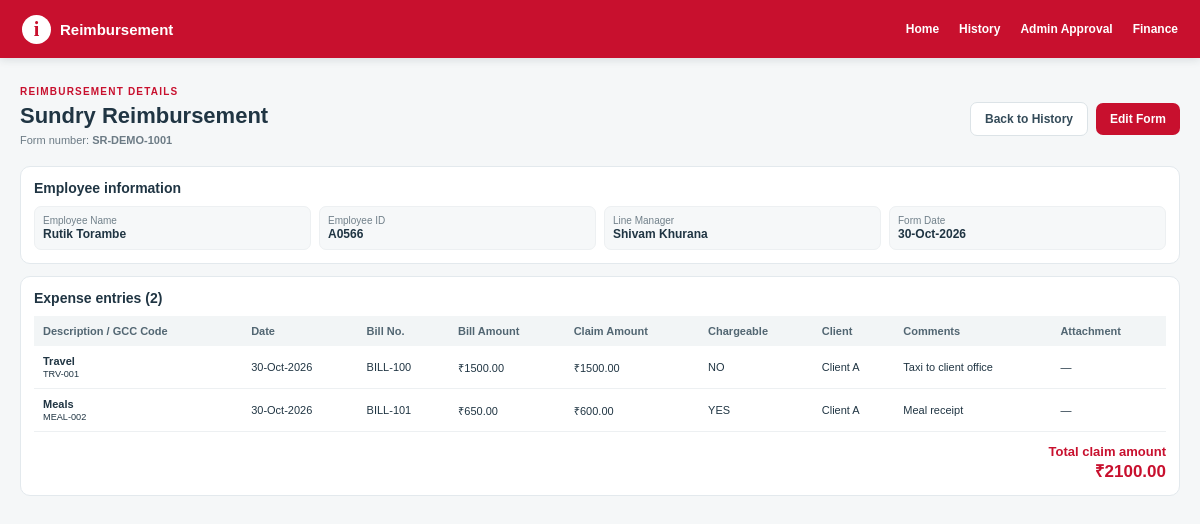
The app's page /reimbursement/SR-DEMO-1001/view, older data.
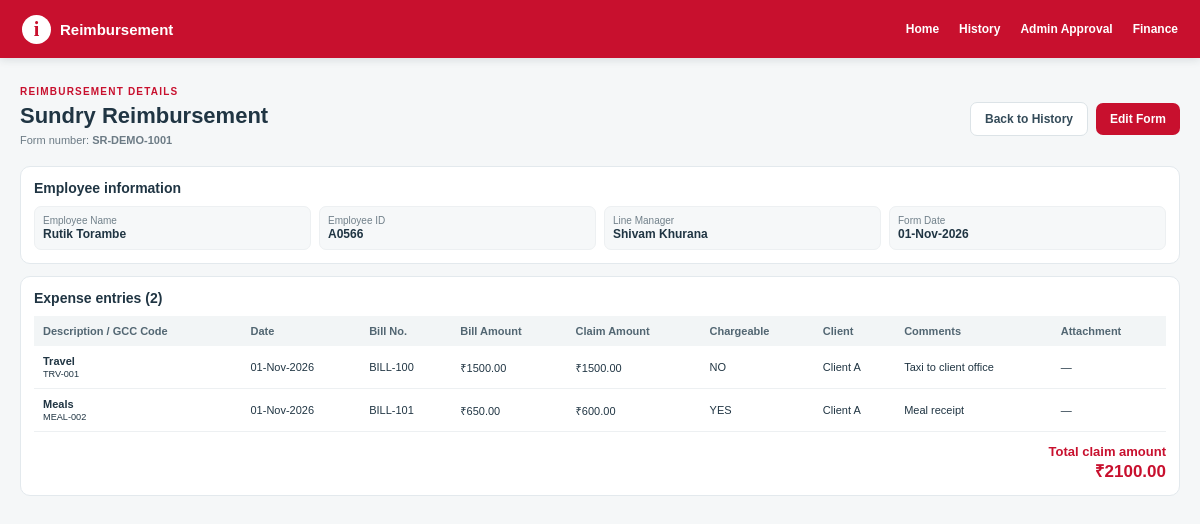
The same page, newer data.
### app.py (models this page shows, shortened)
class ExpenseSundry(db.Model):
    __tablename__ = "ExpenseSundry"
    FormNo = db.Column(db.String(255), primary_key=True)
    Item = db.Column(db.Integer, primary_key=True)
    FormDate = db.Column(db.Float)
    EmpID = db.Column(db.String(255))
    EName = db.Column(db.String(255))
    Manager = db.Column(db.String(255))
    TeamName = db.Column(db.String(255), nullable=True)
    Description = db.Column(db.String(255))
    GCCExpCode = db.Column(db.String(255))
    ExpenseDate = db.Column(db.Float)
    BillNo = db.Column(db.String(255))
    BillAmount = db.Column(db.Float, default=0)
    ClaimAmount = db.Column(db.Float, default=0)
    Chargeable = db.Column(db.String(20), default="NO")
    ClientName = db.Column(db.String(255))
    Comments = db.Column(db.String(1000))
    Status = db.Column(db.String(100), default="Submitted")
    DocumentID = db.Column(db.String(1000))
    FormPDFPath = db.Column(db.String(1000), nullable=True)
    AttachmentCheck = db.Column(db.String(50))
    ManagerApproval = db.Column(db.String(50), nullable=True, default="Pending", server_default=db.text("'Pending'"))
    HRApproval = db.Column(db.String(50), nullable=True, default="Pending", server_default=db.text("'Pending'"))
    SignatoryApproval = db.Column(db.String(50), nullable=True, default="Pending", server_default=db.text("'Pending'"))
    TeamHeadApproval = db.Column(db.String(50), nullable=True, default="Pending", server_default=db.text("'Pending'"))
    AdminApproval = db.Column(db.String(50), nullable=True, default="Pending", server_default=db.text("'Pending'"))
    ManagerApprovalBy = db.Column(db.String(255), nullable=True)
    HRApprovalBy = db.Column(db.String(255), nullable=True)
    SignatoryApprovalBy = db.Column(db.String(255), nullable=True)
    TeamHeadApprovalBy = db.Column(db.String(255), nullable=True)
    AdminApprovalBy = db.Column(db.String(255), nullable=True)
    FormReviewComments = db.Column(db.String(1000), nullable=True)
    ManagerApprovalDate = db.Column(db.Float, nullable=True)
    HRApprovalDate = db.Column(db.Float, nullable=True)
    SignatoryApprovalDate = db.Column(db.Float, nullable=True)
    TeamHeadApprovalDate = db.Column(db.Float, nullable=True)
    AdminApprovalDate = db.Column(db.Float, nullable=True)

### app.py (the view, shortened to what this page needs)
@app.route("/reimbursement/<form_no>/<action>", methods=["GET", "POST"])
def form_action(form_no, action):
    if action not in {"view", "edit", "delete"}:
        abort(404)
    rows = all_rows(form_no)
    if not rows:
        abort(404)
    if action == "view":
        return page("View Form", "view.html", form_no=form_no, rows=rows)

### app.py (called while the page is built)
def excel_serial_to_datetime(value):
    if value is None or str(value).strip() == "":
        return None
    if isinstance(value, datetime):
        return value
    text_value = str(value).strip()
    try:
        return EXCEL_EPOCH + timedelta(days=float(text_value))
    except (ValueError, TypeError, OverflowError):
        try:
            return datetime.strptime(text_value[:10], "%Y-%m-%d")
        except ValueError:
            return None

def excel_serial_to_display(value):
    parsed = excel_serial_to_datetime(value)
    return parsed.strftime("%d-%b-%Y") if parsed else ""

@app.template_filter("excel_date")
def excel_date_filter(value):
    return excel_serial_to_display(value)

def all_rows(form_no):
    return ExpenseSundry.query.filter_by(FormNo=form_no).order_by(ExpenseSundry.Item.asc()).all()

def page(title, template, **context):
    return render_template(template, title=title, **context)

### templates/view.html (shortened to what this page needs)
{% extends "base.html" %}
{% block content %}
<div class="view-head"><div><p class="eyebrow">REIMBURSEMENT DETAILS</p><h1>Sundry Reimbursement</h1><p class="view-sub">Form number: <strong>{{ form_no }}</strong></p></div><div class="actions"><a class="btn btn-light" href="{{ url_for('history') }}">Back to History</a><a class="btn btn-red" href="{{ url_for('form_action',form_no=form_no,action='edit') }}">Edit Form</a></div></div>
<section class="view-panel"><h2>Employee information</h2><div class="view-meta">
<div class="meta-item"><small>Employee Name</small><strong>{{ rows[0].EName or '—' }}</strong></div><div class="meta-item"><small>Employee ID</small><strong>{{ rows[0].EmpID or '—' }}</strong></div><div class="meta-item"><small>Line Manager</small><strong>{{ rows[0].Manager or '—' }}</strong></div><div class="meta-item"><small>Form Date</small><strong>{{ rows[0].FormDate|excel_date or '—' }}</strong></div>
</div></section>
<section class="view-panel"><h2>Expense entries ({{ rows|length }})</h2><div class="view-table-wrap"><table class="view-table"><thead><tr><th>Description / GCC Code</th><th>Date</th><th>Bill No.</th><th>Bill Amount</th><th>Claim Amount</th><th>Chargeable</th><th>Client</th><th>Comments</th><th>Attachment</th></tr></thead><tbody>
{% for r in rows %}<tr><td><strong>{{ r.Description or '—' }}</strong><br><small>{{ r.GCCExpCode or '—' }}</small></td><td>{{ r.ExpenseDate|excel_date or '—' }}</td><td>{{ r.BillNo or '—' }}</td><td>₹{{ '%.2f'|format(r.BillAmount or 0) }}</td><td>₹{{ '%.2f'|format(r.ClaimAmount or 0) }}</td><td>{{ r.Chargeable or 'NO' }}</td><td>{{ r.ClientName or '—' }}</td><td>{{ r.Comments or '—' }}</td><td>{% if r.DocumentID %}<a href="{{ url_for('download_pdf',form_no=form_no,item=r.Item) }}">Download PDF</a>{% else %}—{% endif %}</td></tr>{% endfor %}
</tbody></table></div><div class="view-total">Total claim amount<br><strong>₹{{ '%.2f'|format(rows|sum(attribute='ClaimAmount')) }}</strong></div></section>
{% endblock %}

Row changes from the older to the newer data that the page shows:
changed ExpenseSundry "Travel": FormDate "30-Oct-2026" → "01-Nov-2026"; ExpenseDate|excel_date "30-Oct-2026" → "01-Nov-2026"
changed ExpenseSundry "Meals": ExpenseDate|excel_date "30-Oct-2026" → "01-Nov-2026"
